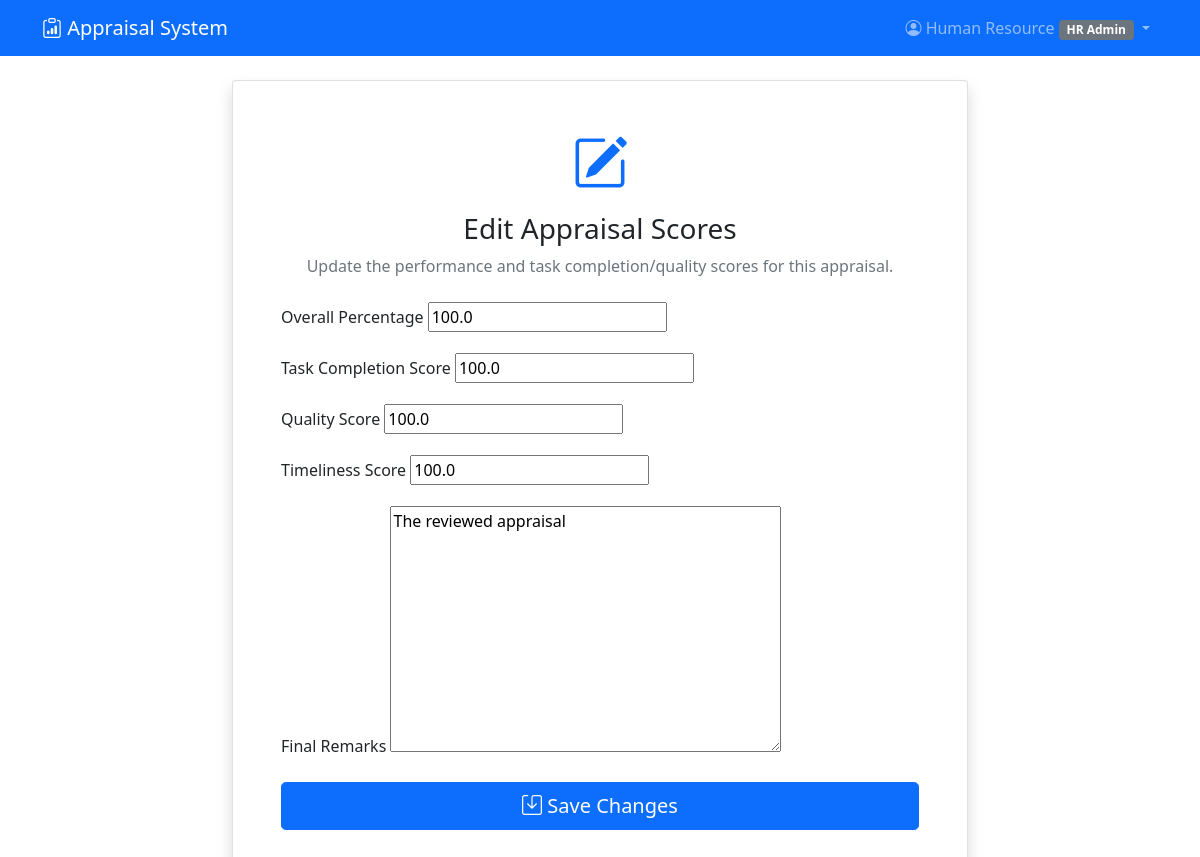
/appraisals/appraisal/1/edit-scores/ (signed in), run on the app's committed database.
### accounts/models.py (models this page shows, shortened)
class CustomUser(AbstractUser):
    ROLE_CHOICES = [
        ('employee', 'Employee'),
        ('team_leader', 'Team Leader'),
        ('manager', 'Manager'),
        ('hr_admin', 'HR Admin'),
    ]
    role = models.CharField(max_length=20, choices=ROLE_CHOICES, default='employee')
    department = models.ForeignKey(Department, on_delete=models.CASCADE, null=True, blank=True)
    employee_id = models.CharField(max_length=20, unique=True, null=True, blank=True)
    phone = models.CharField(max_length=15, blank=True)
    hire_date = models.DateField(null=True, blank=True)
    manager = models.ForeignKey('self', on_delete=models.SET_NULL, null=True, blank=True)

### appraisals/models.py (models this page shows, shortened)
class Appraisal(models.Model):
    STATUS_CHOICES = [
        ('draft', 'Draft'),
        ('submitted', 'Submitted'),
        ('approved', 'Approved'),
        ('rejected', 'Rejected'),
        ('negotiation', 'Under Negotiation'),
        ('accepted', 'Accepted'),
    ]
    employee = models.ForeignKey(User, on_delete=models.CASCADE, related_name='appraisals')
    period = models.ForeignKey(AppraisalPeriod, on_delete=models.CASCADE)
    manager = models.ForeignKey(User, on_delete=models.CASCADE, related_name='managed_appraisals')
    overall_percentage = models.FloatField(validators=[MinValueValidator(0), MaxValueValidator(100)])
    task_completion_score = models.FloatField(default=0)
    quality_score = models.FloatField(default=0)
    timeliness_score = models.FloatField(default=0)
    status = models.CharField(max_length=15, choices=STATUS_CHOICES, default='draft')
    final_remarks = models.TextField()
    hr_approved = models.BooleanField(default=False)
    hr_approved_by = models.ForeignKey(User, on_delete=models.SET_NULL, null=True, blank=True, related_name='hr_approvals')
    created_at = models.DateTimeField(auto_now_add=True)
    updated_at = models.DateTimeField(auto_now=True)

### appraisals/views.py (the view)
# urls.py: path('appraisal/<int:appraisal_id>/edit-scores/', views.edit_appraisal_scores, name='edit_appraisal_scores'),
@login_required
def edit_appraisal_scores(request, appraisal_id):
    from .models import Appraisal
    appraisal = get_object_or_404(Appraisal, id=appraisal_id)
    if request.user.role != 'hr_admin':
        return HttpResponseForbidden()
    if request.method == 'POST':
        form = HRAppraisalScoreForm(request.POST, instance=appraisal)
        if form.is_valid():
            form.save()
            messages.success(request, 'Appraisal scores updated successfully!')
            return redirect('view_appraisal', appraisal_id=appraisal.id)
    else:
        form = HRAppraisalScoreForm(instance=appraisal)
    return render(request, 'appraisals/edit_appraisal_scores.html', {'form': form, 'appraisal': appraisal})

### appraisals/views.py
class HRAppraisalScoreForm(forms.ModelForm):
    class Meta:
        model = Appraisal
        fields = ['overall_percentage', 'task_completion_score', 'quality_score', 'timeliness_score', 'final_remarks']

### templates/appraisals/edit_appraisal_scores.html (shortened to what this page needs)
{% extends 'base.html' %}
{% block content %}
<div class="row justify-content-center">
    <div class="col-md-8">
        <div class="card shadow">
            <div class="card-body p-5">
                <div class="text-center mb-4">
                    <i class="bi bi-pencil-square display-4 text-primary"></i>
                    <h3 class="mt-3">Edit Appraisal Scores</h3>
                    <p class="text-muted">Update the performance and task completion/quality scores for this appraisal.</p>
                </div>
                <form method="post" novalidate>
                    <div class="mb-3">
                        <label for="{{ form.overall_percentage.id_for_label }}" class="form-label">Overall Percentage</label>
                        {{ form.overall_percentage }}
                    </div>
                    <div class="mb-3">
                        <label for="{{ form.task_completion_score.id_for_label }}" class="form-label">Task Completion Score</label>
                        {{ form.task_completion_score }}
                    </div>
                    <div class="mb-3">
                        <label for="{{ form.quality_score.id_for_label }}" class="form-label">Quality Score</label>
                        {{ form.quality_score }}
                    </div>
                    <div class="mb-3">
                        <label for="{{ form.timeliness_score.id_for_label }}" class="form-label">Timeliness Score</label>
                        {{ form.timeliness_score }}
                    </div>
                    <div class="mb-3">
                        <label for="{{ form.final_remarks.id_for_label }}" class="form-label">Final Remarks</label>
                        {{ form.final_remarks }}
                    </div>
                    <div class="d-grid">
                        <button type="submit" class="btn btn-primary btn-lg">
                            <i class="bi bi-save"></i> Save Changes
                        </button>
                    </div>
                </form>
            </div>
        </div>
    </div>
</div>
{% endblock %}

### templates/base.html (shortened to what this page needs)
<!DOCTYPE html>
<html lang="en">
<head>
    <link href="https://cdn.jsdelivr.net/npm/bootstrap@5.1.3/dist/css/bootstrap.min.css" rel="stylesheet">
    <link href="https://cdn.jsdelivr.net/npm/bootstrap-icons@1.7.2/font/bootstrap-icons.css" rel="stylesheet">
</head>
<body>
    <nav class="navbar navbar-expand-lg navbar-dark bg-primary">
        <div class="container">
            <a class="navbar-brand" href="{% url 'dashboard' %}">
                <i class="bi bi-clipboard-data"></i> Appraisal System
            </a>
            {% if user.is_authenticated %}
            <div class="navbar-nav ms-auto">
                <div class="nav-item dropdown">
                    <a class="nav-link dropdown-toggle" href="#" data-bs-toggle="dropdown">
                        <i class="bi bi-person-circle"></i> {{ user.get_full_name|default:user.username }}
                        <span class="badge bg-secondary">{{ user.get_role_display }}</span>
                    </a>
                </div>
            </div>
            {% endif %}
        </div>
    </nav>
    <main class="container mt-4">
        {% block content %}{% endblock %}
    </main>
</body>
</html>

### data on the page
CustomUser: get_full_name "Human Resource", role "HR Admin"
Appraisal: overall_percentage "100.0", task_completion_score "100.0", quality_score "100.0", timeliness_score "100.0", final_remarks "The reviewed appraisal"
